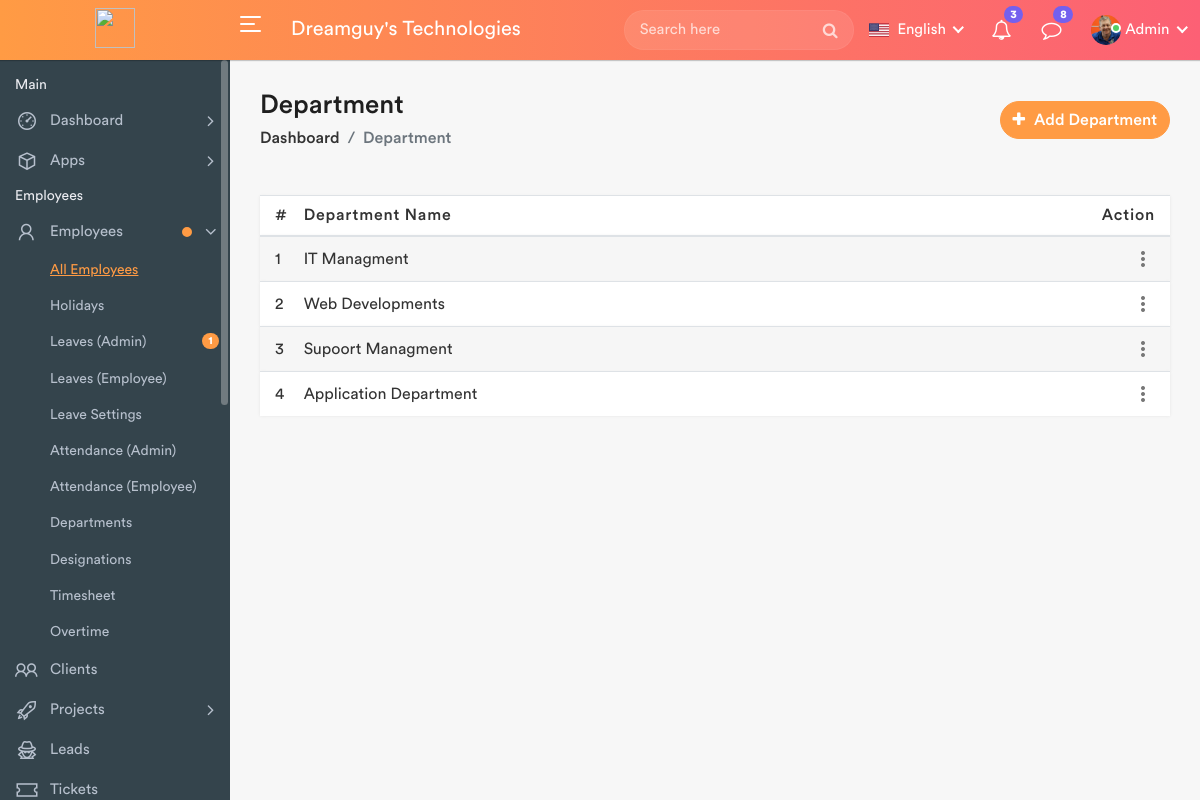
The page /departments on the database its author committed.
### HRMS_APP/models.py (models this page shows, shortened)
class Department(models.Model):
    department = models.CharField(max_length=100)

### HRMS_APP/views.py (the view)
# urls.py: path('departments', views.departments, name='departments'),
def departments(request):
    department = Department.objects.all()
    if request.POST:
        Department.objects.create(
            department = request.POST['department']
        )
        sweetify.success(request,"Departments Add Successfully..")
        return render(request,"departments.html",{'department':department})
    else:
        return render(request,"departments.html",{'department':department})

### HRMS_APP/templates/departments.html (shortened to what this page needs)
{% extends "header.html" %}
{% load static %}
{% block content %}
<div class="page-wrapper">
    <div class="content container-fluid">
        <div class="page-header">
            <div class="row align-items-center">
                <div class="col">
                    <h3 class="page-title">Department</h3>
                    <ul class="breadcrumb">
                        <li class="breadcrumb-item"><a href="index.html">Dashboard</a></li>
                        <li class="breadcrumb-item active">Department</li>
                    </ul>
                </div>
                <div class="col-auto float-right ml-auto">
                    <a href="#" class="btn add-btn" data-toggle="modal" data-target="#add_department"><i class="fa fa-plus"></i> Add Department</a>
                </div>
            </div>
        </div>
        <div class="row">
            <div class="col-md-12">
                <div>
                    <table class="table table-striped custom-table mb-0 datatable">
                        <thead>
                            <tr>
                                <th style="width: 30px;">#</th>
                                <th>Department Name</th>
                                <th class="text-right">Action</th>
                            </tr>
                        </thead>
                        <tbody>
                            {% for i in department %}
                            <tr>
                                <td>{{forloop.counter}}</td>
                                <td>{{i.department}}</td>
                                <td class="text-right">
                                    <div class="dropdown dropdown-action">
                                        <a href="#" class="action-icon dropdown-toggle" data-toggle="dropdown" aria-expanded="false"><i class="material-icons">more_vert</i></a>
                                    </div>
                                </td>
                            </tr>
                            {% endfor %}
                        </tbody>
                    </table>
                </div>
            </div>
        </div>
    </div>
</div>
{% endblock %}

### rows shown on the page
Department: department "IT Managment"
Department: department "Web Developments"
Department: department "Supoort Managment"
Department: department "Application Department"
